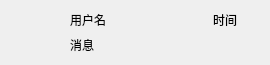
<?xml version="1.0" encoding="UTF-8"?>
<ui version="4.0">
 <class>MessageInfo</class>
 <widget class="QWidget" name="MessageInfo">
  <property name="geometry">
   <rect>
    <x>0</x>
    <y>0</y>
    <width>270</width>
    <height>65</height>
   </rect>
  </property>
  <property name="minimumSize">
   <size>
    <width>270</width>
    <height>65</height>
   </size>
  </property>
  <property name="maximumSize">
   <size>
    <width>270</width>
    <height>65</height>
   </size>
  </property>
  <property name="windowTitle">
   <string>Form</string>
  </property>
  <widget class="QLabel" name="Image_Lab">
   <property name="geometry">
    <rect>
     <x>10</x>
     <y>5</y>
     <width>50</width>
     <height>50</height>
    </rect>
   </property>
   <property name="minimumSize">
    <size>
     <width>50</width>
     <height>50</height>
    </size>
   </property>
   <property name="maximumSize">
    <size>
     <width>50</width>
     <height>50</height>
    </size>
   </property>
   <property name="text">
    <string/>
   </property>
   <property name="pixmap">
    <pixmap resource="../image/Image.qrc">:/new/user/user/touxiang02.jpg</pixmap>
   </property>
   <property name="scaledContents">
    <bool>true</bool>
   </property>
  </widget>
  <widget class="QLabel" name="userName_Lab">
   <property name="geometry">
    <rect>
     <x>70</x>
     <y>10</y>
     <width>90</width>
     <height>20</height>
    </rect>
   </property>
   <property name="minimumSize">
    <size>
     <width>90</width>
     <height>20</height>
    </size>
   </property>
   <property name="maximumSize">
    <size>
     <width>90</width>
     <height>20</height>
    </size>
   </property>
   <property name="text">
    <string>用户名</string>
   </property>
  </widget>
  <widget class="QLabel" name="userMessage_Lab">
   <property name="geometry">
    <rect>
     <x>70</x>
     <y>35</y>
     <width>170</width>
     <height>20</height>
    </rect>
   </property>
   <property name="minimumSize">
    <size>
     <width>170</width>
     <height>20</height>
    </size>
   </property>
   <property name="maximumSize">
    <size>
     <width>170</width>
     <height>20</height>
    </size>
   </property>
   <property name="text">
    <string>消息</string>
   </property>
  </widget>
  <widget class="QLabel" name="timer_Lab">
   <property name="geometry">
    <rect>
     <x>190</x>
     <y>10</y>
     <width>70</width>
     <height>20</height>
    </rect>
   </property>
   <property name="minimumSize">
    <size>
     <width>70</width>
     <height>20</height>
    </size>
   </property>
   <property name="maximumSize">
    <size>
     <width>70</width>
     <height>20</height>
    </size>
   </property>
   <property name="text">
    <string>时间</string>
   </property>
   <property name="alignment">
    <set>Qt::AlignCenter</set>
   </property>
  </widget>
 </widget>
 <resources>
  <include location="../image/Image.qrc"/>
 </resources>
 <connections/>
</ui>
